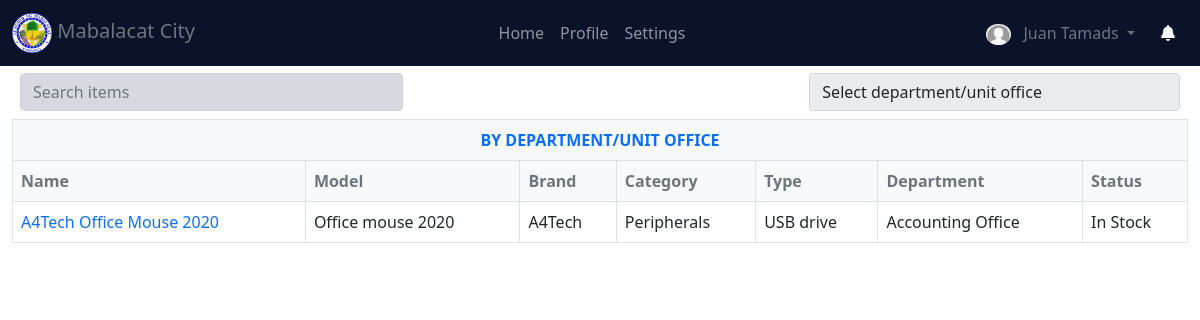
Page /generate_dept (signed in) on the committed database.
### website/models.py (models this page shows)
class User(db.Model, UserMixin):
    id = db.Column(db.Integer, primary_key=True)
    image = db.Column(db.String(255), default="default.png")
    name = db.Column(db.String(150), unique=True)
    username = db.Column(db.String(150), unique=True)
    password = db.Column(db.String(150))
    email = db.Column(db.String(150), unique=True)
    number = db.Column(db.Integer, unique=True)
    role = db.Column(db.String(150), default="User")
    activated = db.Column(db.Integer, default=0)
    created_at = db.Column(db.DateTime(timezone=True), default=func.now())
    updated_at = db.Column(db.DateTime(timezone=True), default=func.now())
    items = db.relationship('Item')
    feedbacks = db.relationship('Feedback', backref='user')
    issues = db.relationship('Issue', backref='user')
    logs = db.relationship('Log', backref='user')

class Item(db.Model):
    id = db.Column(db.Integer, primary_key=True)
    name = db.Column(db.String(150))
    model = db.Column(db.String(150))
    brand = db.Column(db.String(150))
    serial_number = db.Column(db.String(150))
    category = db.Column(db.String(150))
    item_type = db.Column(db.String(150))
    department = db.Column(db.String(150))
    remarks = db.Column(db.String(150), default="none")
    image = db.Column(db.String(255))
    status = db.Column(db.String(150))
    pr_number = db.Column(db.Integer)
    isApprove = db.Column(db.Integer, default=0)
    created_at = db.Column(db.DateTime(timezone=True), default=func.now())
    updated_at = db.Column(db.DateTime(timezone=True), default=func.now())
    user_id = db.Column(db.Integer, db.ForeignKey("user.id"))
    specs = db.relationship('Spec')
    operators = db.relationship('Operator')
    adminNotifs = db.relationship('AdminNotification')
    itemNotifs = db.relationship('ItemNotification')
    itemApproval = db.relationship('ItemApproval')

### website/report_generation.py (the view)
@report_generation.route('/generate_dept')
@login_required
def generate_by_dept():
    depts = Department.query.all()
    items = Item.query.filter_by(isApprove=1).order_by(desc(Item.created_at)).all()
    return render_template("generate_dept.html", items=items, depts=depts)

### website/templates/generate_dept.html (shortened to what this page needs)
{% extends "base.html" %}
{% block main_content %}
<div style="margin-top: 65px;" class="container-fluid">
    <div class="row p-2">
        <div class="col-sm-8">
            <input type="text" placeholder="Search items" class="form-control w-50" style="background-color: #d7d9e0;" id="myInput">
        </div>
        <div class="col-sm-4">
            <select name="" class="form-control" id="filterText" onchange="filterText()">
                <option disabled selected>Select department/unit office</option>
            </select>
        </div>
    </div>
    <div class="table-responsive">
        <table class="table table-fixed table-bordered">
            <thead class="bg-light text-muted">
                <tr>
                    <th colspan="7" class="text-center text-uppercase text-primary">By department/unit office</th>
                </tr>
                <tr>
                    <th>Name</th>
                    <th>Model</th>
                    <th>Brand</th>
                    <th>Category</th>
                    <th>Type</th>
                    <th>Department</th>
                    <th>Status</th>
                </tr>
            </thead>
            <tbody id="itemsTable" class="bg-white">
                {% for item in items %}
                <tr class="content">
                    <td><a href="/view_item/{{ item.id }}" style="text-decoration: none;">{{item.name}}</a></td>
                    <td>{{item.model}}</td>
                    <td>{{item.brand}}</td>
                    <td>{{item.category}}</td>
                    <td>{{item.item_type}}</td>
                    <td>{{item.department}}</td>
                    <td>{{item.status}}</td>
                </tr>
                {% endfor %}
            </tbody>
        </table>
    </div>
</div>
{% endblock %}

### website/templates/base.html (shortened to what this page needs)
<!DOCTYPE html>
<html lang="en">
<head>
    <link href="{{ url_for('static', filename='css/bootstrap.min.css') }}" rel="stylesheet">
    <link href="{{ url_for('static', filename='custom.css') }}" rel="stylesheet">
    <link rel="stylesheet" href="//cdn.datatables.net/1.10.24/css/jquery.dataTables.min.css">
    <link href="{{ url_for('static', filename='css/bootstrap-lightbox.min.css') }}" rel="stylesheet">
</head>
<body>
    <nav class="navbar fixed-top navbar-expand-lg navbar-dark theme_bg">
        <div class="container-fluid">
          <div class="collapse navbar-collapse" id="navbarTogglerDemo01">
            <a class="navbar-brand text-muted" href="/">
                <img src="{{ url_for('static', filename='logo.png') }}" height="40px">
                Mabalacat City
            </a>
            <ul class="navbar-nav mx-auto mb-2 mb-lg-0">
                <li class="nav-item">
                  <a class="nav-link" href="/" {% if request.url_rule.endpoint == "inventory.inventory_home" %}id="nav_active"{% endif %}>Home</a>
                </li>
              <li class="nav-item">
                <a class="nav-link" href="/profile" {% if request.url_rule.endpoint == "auth.profile" %}id="nav_active"{% endif %}>Profile</a>
              </li>
              <li class="nav-item">
                <a class="nav-link" href="/settings" {% if request.url_rule.endpoint == "auth.settings" %}id="nav_active"{% endif %}>Settings</a>
              </li>
            </ul>
            <div class="d-flex">
                <div class="dropdown">
                    <button class="btn theme_bg text-muted dropdown-toggle" type="button" id="dropdownMenuButton1" data-bs-toggle="dropdown" aria-expanded="false">
                      {% if current_user.image %}
                        <img src="{{ url_for('static', filename='item_images/'+current_user.image) }}" style="border-radius: 50%; width: 25px;">
                      {% else %}
                          <img src="{{ url_for('static', filename='item_images/default.png') }}" style="border-radius: 50%; width: 25px;">
                      {% endif %}
                      {{ current_user.name }}
                    </button>
                </div>
                <a class="btn text-light" href="/item_notification">
                  <i class="fa fa-bell" aria-hidden="true"></i>
                </a>
            </div>
          </div>
        </div>
      </nav>
    {% block main_content %}
    {% endblock %}
</body>
</html>

### website/static/custom.css (style rules this page uses)
.theme_bg { background-color: #0b132b; }

### website/templates/base.html (style rules this page uses)
.theme_bg { background-color: #0b132b; }

### rows in the picture
User: image (placeholder picture), name "Juan Tamads"
Item: name "A4Tech Office Mouse 2020", model "Office mouse 2020", brand "A4Tech", category "Peripherals", item_type "USB drive", department "Accounting Office", status "In Stock"
